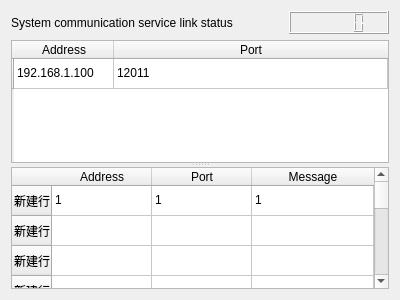
<?xml version="1.0" encoding="UTF-8"?>
<ui version="4.0">
 <class>Communication_Logs_Form</class>
 <widget class="QWidget" name="Communication_Logs_Form">
  <property name="geometry">
   <rect>
    <x>0</x>
    <y>0</y>
    <width>400</width>
    <height>300</height>
   </rect>
  </property>
  <property name="windowTitle">
   <string>Form</string>
  </property>
  <layout class="QGridLayout" name="gridLayout">
   <item row="0" column="0">
    <layout class="QHBoxLayout" name="horizontalLayout">
     <item>
      <widget class="QLabel" name="label">
       <property name="text">
        <string>System communication service link status</string>
       </property>
      </widget>
     </item>
     <item>
      <widget class="QLCDNumber" name="lcdNumber">
       <property name="maximumSize">
        <size>
         <width>100</width>
         <height>16777215</height>
        </size>
       </property>
       <property name="styleSheet">
        <string notr="true">color: rgb(255, 0, 0);</string>
       </property>
      </widget>
     </item>
    </layout>
   </item>
   <item row="1" column="0">
    <widget class="QSplitter" name="splitter">
     <property name="orientation">
      <enum>Qt::Vertical</enum>
     </property>
     <widget class="QTableWidget" name="tableWidget_2">
      <property name="sizePolicy">
       <sizepolicy hsizetype="Expanding" vsizetype="Preferred">
        <horstretch>0</horstretch>
        <verstretch>0</verstretch>
       </sizepolicy>
      </property>
      <property name="mouseTracking">
       <bool>false</bool>
      </property>
      <property name="horizontalScrollMode">
       <enum>QAbstractItemView::ScrollPerItem</enum>
      </property>
      <attribute name="horizontalHeaderCascadingSectionResizes">
       <bool>false</bool>
      </attribute>
      <attribute name="horizontalHeaderShowSortIndicator" stdset="0">
       <bool>false</bool>
      </attribute>
      <attribute name="horizontalHeaderStretchLastSection">
       <bool>true</bool>
      </attribute>
      <row>
       <property name="text">
        <string/>
       </property>
      </row>
      <column>
       <property name="text">
        <string>Address</string>
       </property>
      </column>
      <column>
       <property name="text">
        <string>Port</string>
       </property>
      </column>
      <item row="0" column="0">
       <property name="text">
        <string>192.168.1.100</string>
       </property>
      </item>
      <item row="0" column="1">
       <property name="text">
        <string>12011</string>
       </property>
      </item>
     </widget>
     <widget class="QTableWidget" name="tableWidget">
      <attribute name="horizontalHeaderStretchLastSection">
       <bool>true</bool>
      </attribute>
      <attribute name="verticalHeaderStretchLastSection">
       <bool>false</bool>
      </attribute>
      <row>
       <property name="text">
        <string>新建行</string>
       </property>
      </row>
      <row>
       <property name="text">
        <string>新建行</string>
       </property>
      </row>
      <row>
       <property name="text">
        <string>新建行</string>
       </property>
      </row>
      <row>
       <property name="text">
        <string>新建行</string>
       </property>
      </row>
      <row>
       <property name="text">
        <string>新建行</string>
       </property>
      </row>
      <row>
       <property name="text">
        <string>新建行</string>
       </property>
      </row>
      <row>
       <property name="text">
        <string>新建行</string>
       </property>
      </row>
      <row>
       <property name="text">
        <string>新建行</string>
       </property>
      </row>
      <row>
       <property name="text">
        <string>新建行</string>
       </property>
      </row>
      <row>
       <property name="text">
        <string>新建行</string>
       </property>
      </row>
      <row>
       <property name="text">
        <string>新建行</string>
       </property>
      </row>
      <row>
       <property name="text">
        <string>新建行</string>
       </property>
      </row>
      <row>
       <property name="text">
        <string>新建行</string>
       </property>
      </row>
      <row>
       <property name="text">
        <string>新建行</string>
       </property>
      </row>
      <row>
       <property name="text">
        <string>新建行</string>
       </property>
      </row>
      <column>
       <property name="text">
        <string>Address</string>
       </property>
      </column>
      <column>
       <property name="text">
        <string>Port</string>
       </property>
      </column>
      <column>
       <property name="text">
        <string>Message</string>
       </property>
      </column>
      <item row="0" column="0">
       <property name="text">
        <string>1</string>
       </property>
      </item>
      <item row="0" column="1">
       <property name="text">
        <string>1</string>
       </property>
      </item>
      <item row="0" column="2">
       <property name="text">
        <string>1</string>
       </property>
      </item>
     </widget>
    </widget>
   </item>
  </layout>
 </widget>
 <resources/>
 <connections/>
</ui>
